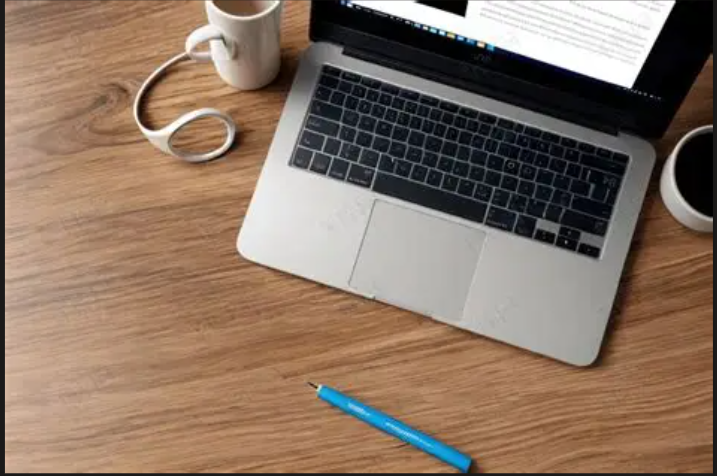
#> input picture week01/day07/test.png, 717 x 476 px
$ python day07.py
#> lines starting #> are read from the running program, lines starting #| are printed output that depends on the picture; after the words box and inside, x2 and y2 are one past the last pixel; in counts of white or black regions, pixels touching at a corner belong together
import cv2

# =========================
# 1. 读取图片
# =========================
image = cv2.imread("test.png")
#> image is the input picture: shape (476, 717, 3); mean B, G, R 99.6, 116.1, 137.9

# 检查图片是否读取成功
if image is None:
    print("图片读取失败，请检查 test.png 是否和 day07.py 在同一个目录")
    exit()

print("图片读取成功")
print("图片尺寸：", image.shape)
#| 图片尺寸： (476, 717, 3)


# =========================
# 2. 灰度化
# =========================
gray = cv2.cvtColor(
    image,
    cv2.COLOR_BGR2GRAY
)
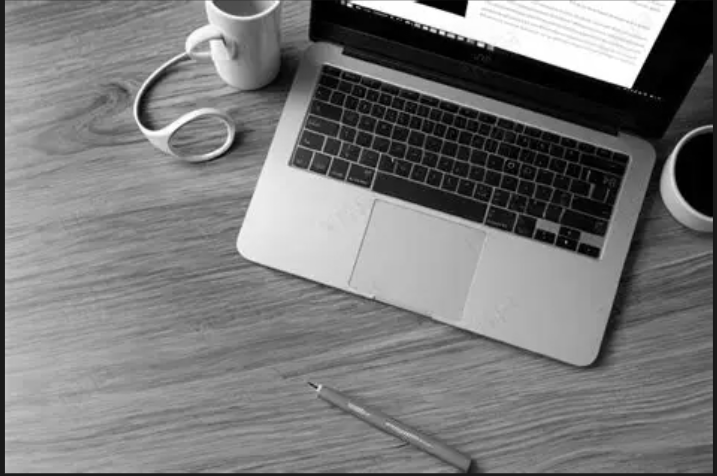
#> gray: shape (476, 717); min 0, max 255, mean 120.8


# =========================
# 3. 二值化
# =========================
_, binary = cv2.threshold(
    gray,
    180,
    255,
    cv2.THRESH_BINARY
)
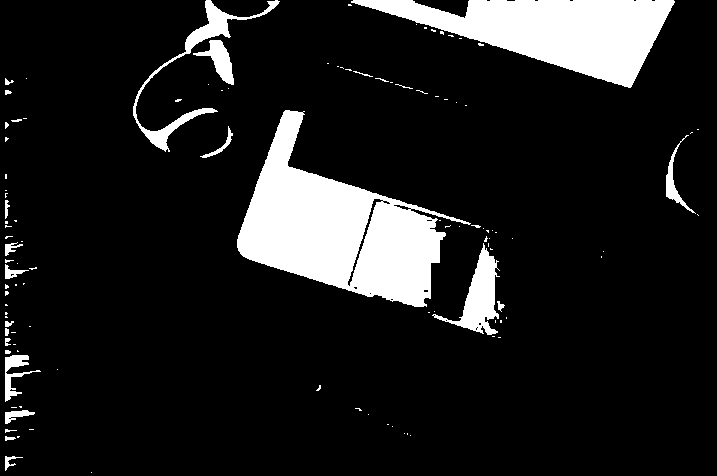
#> binary: shape (476, 717); 12.3% white; 113 white regions (88 under 20 px), largest, box (x1, y1, x2, y2) and area: (237, 110, 471, 307) 20190, (351, 0, 675, 88) 14020, (133, 0, 280, 152) 2185


# =========================
# 4. 创建 Kernel
# =========================
kernel = cv2.getStructuringElement(
    cv2.MORPH_RECT,
    (9, 9)
)


# =========================
# 5. 开运算
# 去除一些小噪声
# =========================
clean = cv2.morphologyEx(
    binary,
    cv2.MORPH_OPEN,
    kernel
)
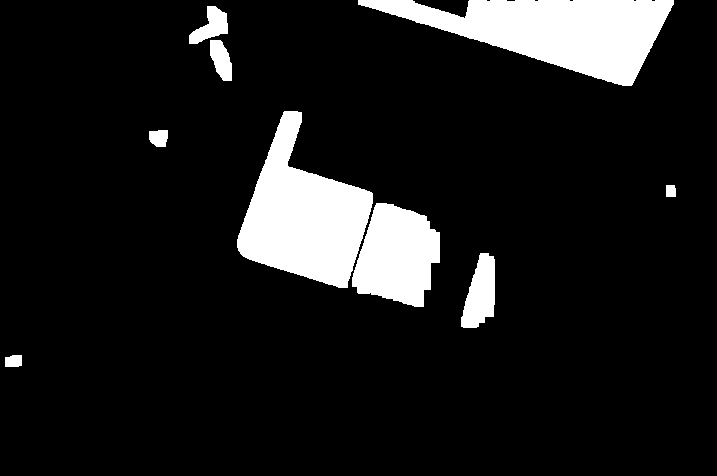
#> clean: shape (476, 717); 10.9% white; 9 white regions


# =========================
# 6. 查找轮廓
# =========================
contours, _ = cv2.findContours(
    clean,
    cv2.RETR_EXTERNAL,
    cv2.CHAIN_APPROX_SIMPLE
)
#> contours = 9 contours; largest, box (x1, y1, x2, y2) and area: (358, 0, 674, 86) 13638, (237, 111, 373, 288) 12708, (352, 203, 440, 307) 6392, (461, 253, 495, 328) 1652, (189, 6, 228, 44) 728

print("检测到的轮廓数量：", len(contours))
#| 检测到的轮廓数量： 9


# =========================
# 7. 复制原图
# =========================
result = image.copy()


# =========================
# 8. 遍历所有轮廓
# =========================
object_count = 0

for contour in contours:

    # 计算面积
    area = cv2.contourArea(contour)

    # 过滤小轮廓
    if area < 500:
        continue

    # 外接矩形
    x, y, w, h = cv2.boundingRect(contour)

    object_count += 1

    # 画矩形
    cv2.rectangle(
        result,
        (x, y),
        (x + w, y + h),
        (0, 255, 0),
        2
    )

    # 在框上显示编号
    cv2.putText(
        result,
        f"Object {object_count}",
        (x, y - 10),
        cv2.FONT_HERSHEY_SIMPLEX,
        0.6,
        (0, 255, 0),
        2
    )

    print(
        f"目标 {object_count}: "
        f"面积={area:.1f}, "
        f"x={x}, y={y}, "
        f"宽={w}, 高={h}"
    )
#> this loop made 9 passes
#> (area, x, y, w, h) on passes 2, 3, 6, 7, 8, 9: (1652, 461, 253, 34, 75), (6392, 352, 203, 88, 104), (12708, 237, 111, 136, 177), (577, 210, 40, 22, 41), (728, 189, 6, 39, 38), (13638.5, 358, 0, 316, 86)
#> area on passes 1, 4, 5: 162.5, 96.5, 245.5
#| 目标 1: 面积=1652.0, x=461, y=253, 宽=34, 高=75
#| 目标 2: 面积=6392.0, x=352, y=203, 宽=88, 高=104
#| 目标 3: 面积=12708.0, x=237, y=111, 宽=136, 高=177
#| 目标 4: 面积=577.0, x=210, y=40, 宽=22, 高=41
#| 目标 5: 面积=728.0, x=189, y=6, 宽=39, 高=38
#| 目标 6: 面积=13638.5, x=358, y=0, 宽=316, 高=86
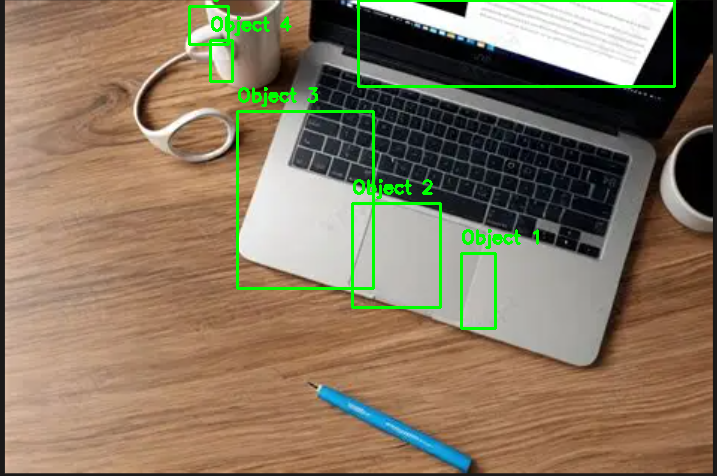
#> result: shape (476, 717, 3); 2.57% of pixels changed, all inside (x1, y1, x2, y2) = (188, 0, 676, 330)
#> after the loop, object_count = 6


print("最终保留目标数量：", object_count)
#| 最终保留目标数量： 6


# =========================
# 9. 显示结果
# =========================
cv2.imshow("Original", image)
cv2.imshow("Gray", gray)
cv2.imshow("Binary", binary)
cv2.imshow("Clean", clean)
cv2.imshow("Result", result)


# =========================
# 10. 等待按键
# =========================
cv2.waitKey(0)
cv2.destroyAllWindows()
